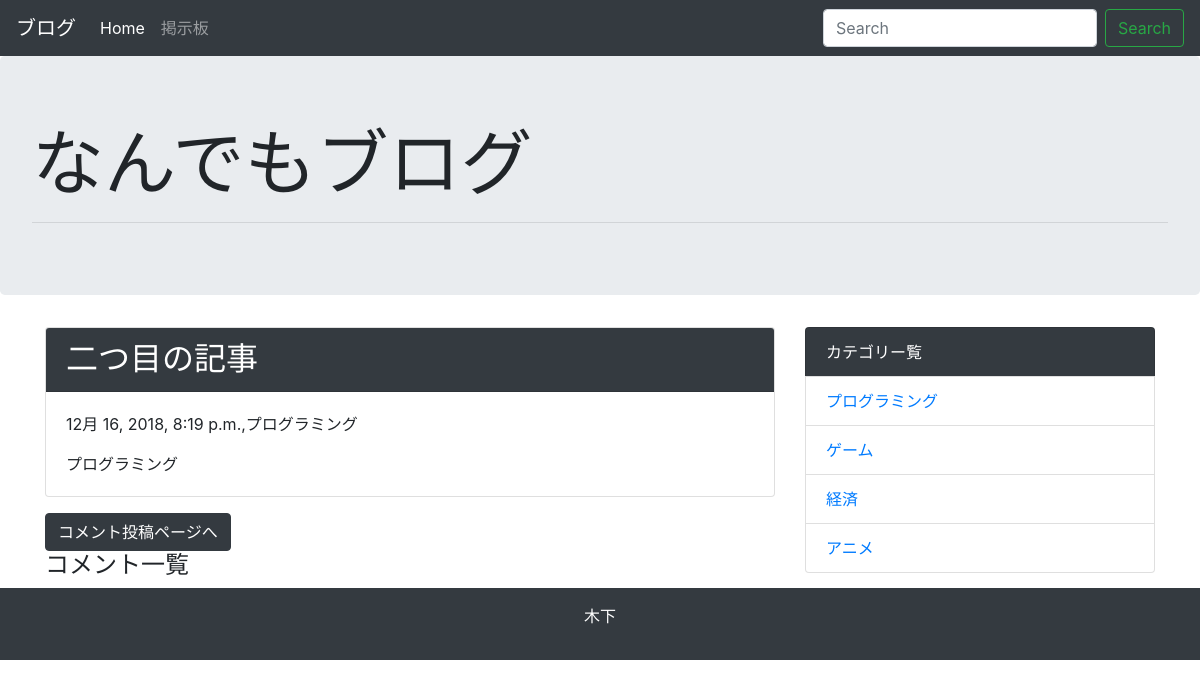
The page /detail/2/ on the database its author committed.
### blog/models.py (models this page shows, shortened)
class Post(models.Model):
    title = models.CharField('タイトル',max_length=255)
    text = models.TextField('本文')
    created_at = models.DateTimeField('作成日',default=timezone.now)
    category = models.ForeignKey(Category,verbose_name='カテゴリ',on_delete=models.PROTECT)

class Category(models.Model):
    name= models.CharField('カテゴリー名',max_length=255)
    created_at = models.DateTimeField('作成日',default=timezone.now)
    def __str__(self):
        return self.name

### blog/views.py (the view)
# urls.py: path('detail/<int:pk>/',views.DetailView.as_view(),name = 'detail'),
class DetailView(generic.DetailView):
    model = Post

### blog/context_processors.py (called while the page is built)
def common(request):
    context = {
        'category_list': Category.objects.all()
    }
    return context

### board/context_processors.py (called while the page is built)
def common(request):
    params = {
        'junle_list': Junle.objects.all()
    }
    return params

### blog/templates/blog/post_detail.html (shortened to what this page needs)
{% extends 'blog/base.html' %}
{% block content %}
<div class="card mb-3">
  <h2 class="card-header bg-dark text-white">{{post.title}}</h2>
  <div class="card-body">
    <p>{{ post.created_at}},{{ post.category }}</p>
    {{post.text| linebreaksbr}}
  </div>
</div>
<a class ="btn btn-dark" href ="{% url 'blog:comment' post.pk %}">コメント投稿ページへ</a>
<h4>コメント一覧</h4>
{% endblock %}

### blog/templates/blog/base.html (shortened to what this page needs)
<!doctype html>
<html lang="ja">
  <head>
    <link rel="stylesheet" href="https://maxcdn.bootstrapcdn.com/bootstrap/4.0.0-beta.2/css/bootstrap.min.css">
  </head>
  <body>
    <nav class="navbar navbar-expand-lg navbar-dark bg-dark">
      <a class="navbar-brand" href="#">ブログ</a>
      <div class="collapse navbar-collapse" id="navbarSupportedContent">
        <ul class="navbar-nav mr-auto">
          <li class="nav-item active">
            <a class="nav-link" href="{% url 'blog:index' %}">Home <span class="sr-only">(current)</span></a>
          </li>
          <li class="nav-item">
            <a class="nav-link " href="{% url 'board:index' %}">掲示板</a>
          </li>
        </ul>
        <form class="form-inline my-2 my-lg-0"method ="GET" action="{% url 'blog:index' %}" >
          <input class="form-control mr-sm-2" type="text" name= "keyword" placeholder="Search" aria-label="Search">
          <button class="btn btn-outline-success my-2 my-sm-0" type="submit">Search</button>
        </form>
      </div>
    </nav>
    <div class="jumbotron">
      <h1 class="display-3">なんでもブログ</h1>
      <hr class="my-2">
    </div>
    <div class="container">
      <div class= "row">
        <div class="col-md-8">
          {% block content %}
          {% endblock %}
        </div>
        <div class="col-md-4 ">
          <ul class="list-group">
            <li class="list-group-item bg-dark text-white">カテゴリー覧</li>
            {% for category in category_list %}
              <li class="list-group-item"><a href="{% url 'blog:category' category.pk %}">{{category}}</a></li>
            {% endfor %}
          </ul>
        </div>
      </div>
    </div>
    <footer class ="bg-dark text-white text-center py-3">
      <p>木下</p>
    </footer>
  </body>
</html>

### rows shown on the page
Post: title "二つ目の記事", created_at "12月 16, 2018, 8:19 p.m.", category "プログラミング", text "プログラミング"
Category: name "プログラミング"
Category: name "ゲーム"
Category: name "経済"
Category: name "アニメ"
